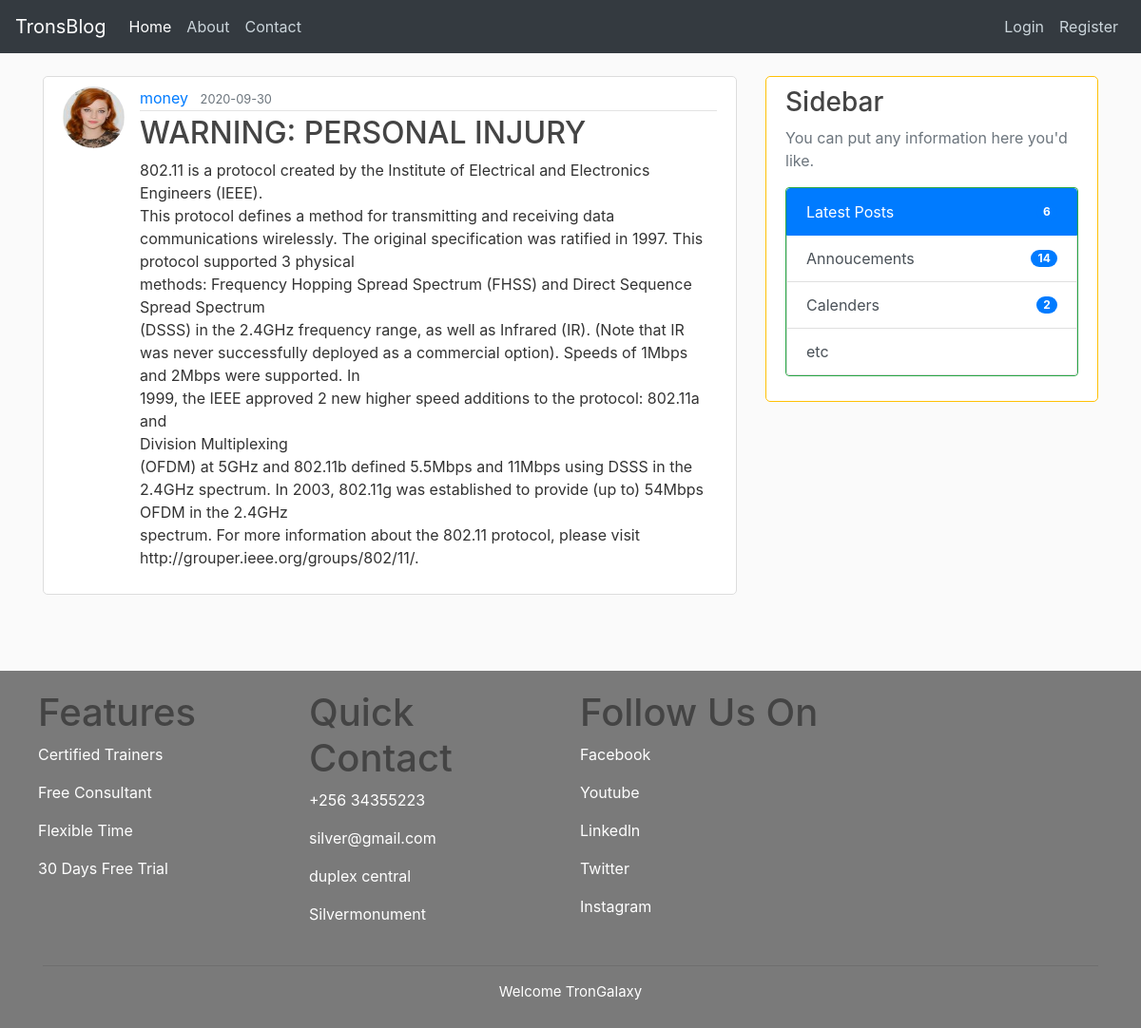
/post/15, run on the app's committed database.
### flaskblog/models.py (models this page shows, shortened)
class User(db.Model, UserMixin):
    id = db.Column(db.Integer, primary_key=True)
    username = db.Column(db.String(20), unique=True, nullable=False)
    email = db.Column(db.String(120), unique=True, nullable=False)
    image_file = db.Column(db.String(20), nullable=False, default='default.jpg')
    password = db.Column(db.String(60), nullable=False)
    posts = db.relationship('Post', backref='author', lazy=True)

class Post(db.Model):
     id = db.Column(db.Integer, primary_key=True)
     title = db.Column(db.String(100), nullable=False)
     date_posted = db.Column(db.DateTime, nullable=False, default=datetime.utcnow)
     content = db.Column(db.Text, nullable=False)
     user_id = db.Column(db.Integer, db.ForeignKey('user.id'), nullable=False)

### flaskblog/routes.py (the view)
@app.route('/post/<int:post_id>')
def post(post_id):
    post = Post.query.get_or_404(post_id)
    return render_template('post.html', title=post.title, post=post)

### flaskblog/templates/post.html (shortened to what this page needs)
{% extends "layout.html" %}
{% block content %}
<article class="media content-section">
    <img class="rounded-circle article-img" src="{{ url_for('static', filename='profile_pics/' + post.author.image_file)     }}" alt="">
    <div class="media-body">
    <div class="article-metadata">
        <a href="{{ url_for('user_posts', username=post.author.username) }}" class="mr-2">{{ post.author.username }}</a>
        <small class="text-muted">{{ post.date_posted.strftime('%Y-%m-%d') }}</small>
    </div>
    <h2  class="article-title">{{ post.title }}</h2>
    <p class="article-content">{{ post.content }}</p>
</div>
</article>
{% endblock %}

### flaskblog/static/main.css (style rules this page uses)
body { background: #fafafa; color: #333333; margin-top: 5rem; }
h1, h2, h3, h4, h5, h6 { color: #444444; }
.content-section { background: #ffffff; padding: 10px 20px; border: 1px solid #dddddd; border-radius: 5px; margin-bottom: 20px; }
.article-title { color: #444444; }
.article-content { white-space: pre-line; }
.article-img { height: 65px; width: 65px; margin-right: 16px; }
.article-metadata { padding-bottom: 1px; margin-bottom: 4px; border-bottom: 1px solid #e3e3e3; }

### data on the page
User: image_file (picture), author.username "money"
Post: date_posted "2020-09-30", title "WARNING: PERSONAL INJURY", content "802.11 is a protocol created by the Institute of Electrical and Electronics Engineers (IEEE). This protocol defines a method for transmitting and receiving data communications wirelessly. The original specification was ratified in 1997. This protocol supported 3 physical methods: Frequency Hopping Spread Spectrum (FHSS) and Direct Sequence Spread Spectrum (DSSS) in the 2.4GHz frequency range, as well as Infrared (IR). (Note that IR was never successfully deployed as a commercial option). Speeds of 1Mbps and 2Mbps were supported. In 1999, the IEEE approved 2 new higher speed additions to the protocol: 802.11a and Division Multiplexing (OFDM) at 5GHz and 802.11b defined 5.5Mbps and 11Mbps…"
